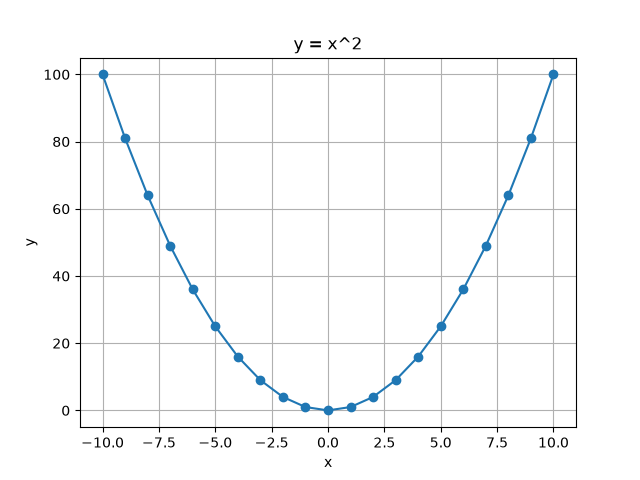

Recreate this plot in Python.
"""Построение графика функции y = x^2."""
import matplotlib.pyplot as plt


def plot_square():
    x = list(range(-10, 11))
    y = [value ** 2 for value in x]

    plt.plot(x, y, marker="o")
    plt.title("y = x^2")
    plt.xlabel("x")
    plt.ylabel("y")
    plt.grid(True)
    plt.savefig("plot_y_x2.png")
    plt.show()


if __name__ == "__main__":
    plot_square()
